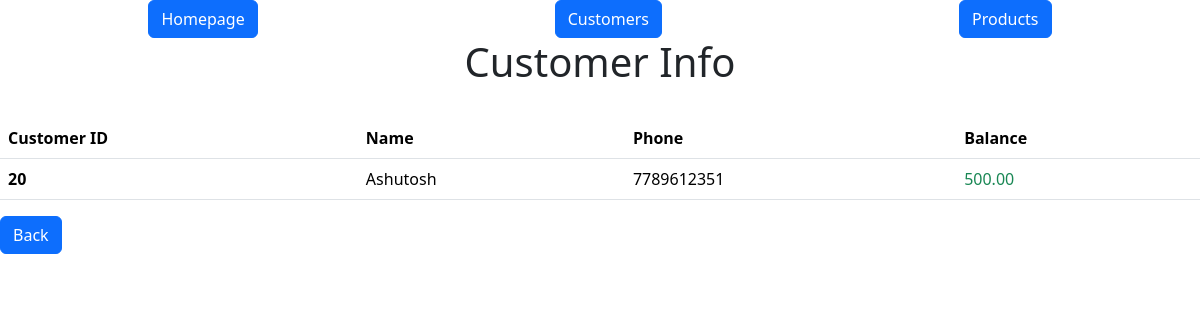
/api/customers?id=20, run on an earlier commit of the app's database.
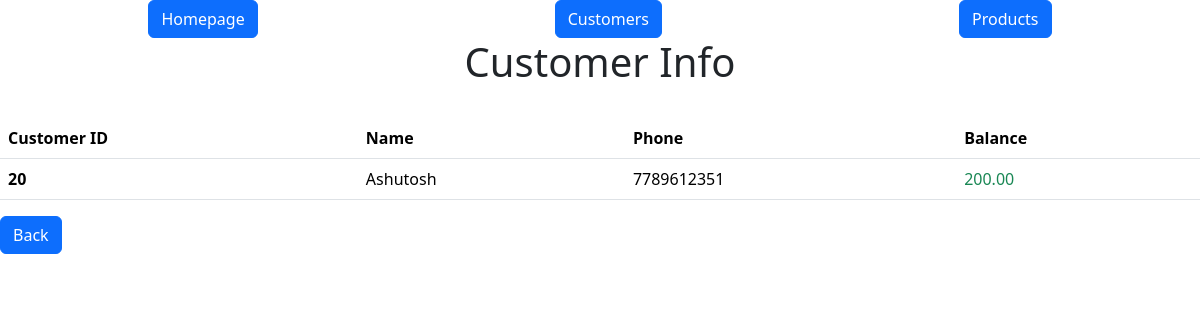
And on a later commit of the database.
### models.py (models this page shows, shortened)
class Customer(db.Model):
    id = mapped_column(Integer, primary_key=True)
    name = mapped_column(String(100), nullable=False)
    phone = mapped_column(String(10), nullable=False)
    balance  = mapped_column(DECIMAL(10,2), nullable=False, default = 0)

### app.py (the view)
@app.route("/api/customers", methods = ["GET"])  # this route will return a customer html using button
def customer_info_btn():
    id = request.args.get('id')
    customer_data = db.get_or_404(Customer,id)
    return render_template("customer.html",customer=customer_data)

### templates/customer.html
{% extends "base.html" %} {% block content %}
<h1 class="d-flex justify-content-center">Customer Info</h1>
<br />
<table class="table table-hover">
  <thead>
    <tr>
      <th scope="col">Customer ID</th>
      <th scope="col">Name</th>
      <th scope="col">Phone</th>
      <th scope="col">Balance</th>
    </tr>
  </thead>
  <tbody>
    <tr>
      <th scope="row">{{customer.id}}</th>
      <td>{{customer.name}}</td>
      <td>{{customer.phone}}</td>
      {% if customer.balance < 0 %}
      <td class="text-danger">{{ customer.balance }}</td>
      {% else %}
      <td class="text-success">{{ customer.balance }}</td>
      {% endif %}
    </tr>
  </tbody>
</table>
<a class="btn btn-primary" href="{{url_for('customers')}}">Back</a>
{% endblock %}

What changed in the data, as far as the page shows it:
changed Customer "Ashutosh": balance "500.00" → "200.00"
